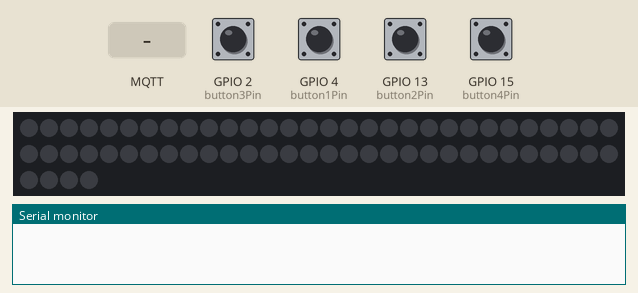
The sketch below on a simulated ESP32. Parts: 64 RGB LEDs in strip order, left to right, continuing on the next row, the last lines printed to the serial monitor. The test bench sets the inputs (shaded band); at power-on: GPIO 2 (button3Pin), GPIO 4 (button1Pin), GPIO 13 (button2Pin), GPIO 15 (button4Pin) HIGH. Dim RGB values are drawn brighter than linear; EEPROM starts erased; no MQTT or app messages arrive unless stated.

Above: at 1.2 s.
1.3 s: MQTT message "1" arrives on the first subscribed topic
At 1.59 s:
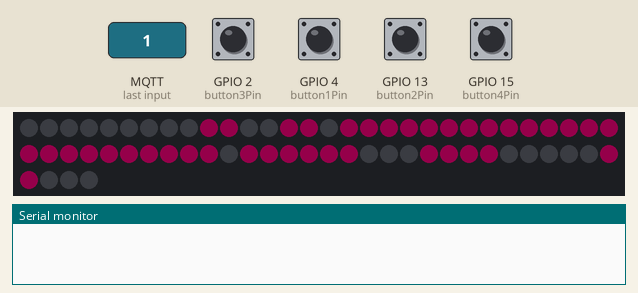
3.4 s: GPIO 2 (button3Pin) pulled LOW for 0.15 s
4.1 s: GPIO 4 (button1Pin) pulled LOW for 1 s
At 4.89 s:
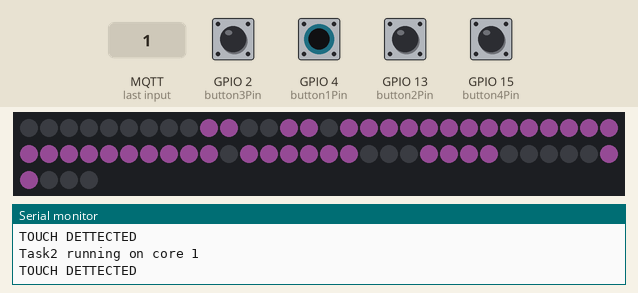
Timing chart, 0 to 7.1 s (numbered marks = the images above; inputs shaded):
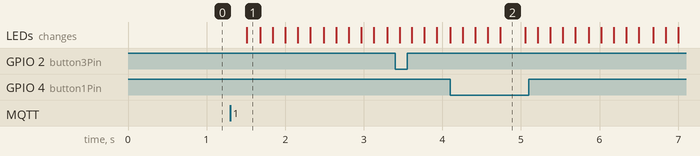

Measured:
- after the input at 1.3 s, the LEDs: change after 0.21 s (image 1)

The sketch:

Server.ino
```cpp
/*
  SimpleMQTTClient.ino
  The purpose of this exemple is to illustrate a simple handling of MQTT and Wifi connection.
  Once it connects successfully to a Wifi network and a MQTT broker, it subscribe to a topic and send a message to it.
  It will also send a message delayed 5 seconds later.
*/
#include <Adafruit_NeoPixel.h>
#include <RunningMedian.h>
#include <EEPROM.h>
#include "EspMQTTClient.h"


Adafruit_NeoPixel strip = Adafruit_NeoPixel(64, 16, NEO_GRB + NEO_KHZ800);

TaskHandle_t buttonSet;

int list_simpleHeart[] = {0, 0, 0, 0, 0, 0, 0, 0, 0, 1, 1, 0, 0, 1, 1, 0, 1, 1, 1, 1, 1, 1, 1, 1, 1, 1, 1, 1, 1, 1, 1, 1, 1, 1, 1, 1, 1, 1, 1, 1, 0, 1, 1, 1, 1, 1, 1, 0, 0, 0, 1, 1, 1, 1, 0, 0, 0, 0, 0, 1, 1, 0, 0, 0};


int currentTime = millis();
const int timeDifference = 1 * 1000;
int lastTime = millis() - timeDifference;

int button1Pin = 4;
RunningMedian button1Data = RunningMedian(4);
int maxButton1Data = 0;
int button1Value = 0;

int button2Pin = 13;
RunningMedian button2Data = RunningMedian(4);
int maxButton2Data = 0;
int button2Value = 0;

int button3Pin = 2;
RunningMedian button3Data = RunningMedian(4);
int maxButton3Data = 0;
int button3Value = 0;

int button4Pin = 15;
RunningMedian button4Data = RunningMedian(4);
int maxButton4Data = 0;
int button4Value = 0;


#define CONFIG_START 32        // position in EEPROM where our first byte gets written
#define CONFIG_VERSION "00002" // version string to let us compare current to whatever is in EEPROM


EspMQTTClient client;

typedef struct {
  char version[6];      // Version of the configuration in EEPROM, used in case we change the struct
  uint8_t debug;        // Debug on yes/no 1/0
  char nodename[32];    // this node name
  char ssid[32];        // WiFi SSID
  char password[64];    // WiFi Password
  char mqttip[32];      // Mosquitto server IP
  uint16_t mqttport;    // Mosquitto port
  char mqttuser[32];    // Mosquitto Username (if needed, or "")
  char mqttpass[64];    // Moqsuitto Password (if needed, or "")
} configuration_t;

configuration_t CONFIGURATION = {
  CONFIG_VERSION,
  1,
  "TestClient",
  "BELL583",
  "71D3FEC214C3",
  "173.230.138.220",
  1883,
  "",
  ""
};


int loadConfig() {
  // validate its the correct version (and therefore the same struct...)
  if (EEPROM.read(CONFIG_START + 0) == CONFIG_VERSION[0] &&
      EEPROM.read(CONFIG_START + 1) == CONFIG_VERSION[1] &&
      EEPROM.read(CONFIG_START + 2) == CONFIG_VERSION[2] &&
      EEPROM.read(CONFIG_START + 3) == CONFIG_VERSION[3] &&
      EEPROM.read(CONFIG_START + 4) == CONFIG_VERSION[4]) {
    // and if so read configuration into struct
    EEPROM.get(CONFIG_START, CONFIGURATION);
    return 1;
  }
  return 0;
}

void saveConfig() {
  EEPROM.put(CONFIG_START, CONFIGURATION);
  EEPROM.commit();
}

void button1AddData() {
  button1Data.add(touchRead(button1Pin)); ;
  if (maxButton1Data < button1Data.getMedian())
    maxButton1Data = button1Data.getMedian();
}

int button1Check() {
  if (button1Data.getMedian() < maxButton1Data - 20) {
    Serial.print("Task2 running on core ");
  Serial.println(xPortGetCoreID());
    button1Value = 1;
    return (1);
  }
  return (0);
}

void button2AddData() {
  button2Data.add(touchRead(button2Pin)); ;
  if (maxButton2Data < button2Data.getMedian())
    maxButton2Data = button2Data.getMedian();
}

int button2Check() {
  if (button2Data.getMedian() < maxButton2Data - 20) {
    button2Value = 1;
    return (1);
  }
  return (0);
}

void button3AddData() {
  button3Data.add(touchRead(button3Pin)); ;
  if (maxButton3Data < button3Data.getMedian())
    maxButton3Data = button3Data.getMedian();
}
int button3Check() {
  if (button3Data.getMedian() < maxButton3Data - 20) {
    button3Value = 1;
    return (1);
  }
  return (0);
}

void button4AddData() {
  button4Data.add(touchRead(button4Pin)); ;
  if (maxButton4Data < button4Data.getMedian())
    maxButton4Data = button4Data.getMedian();
}

int button4Check() {
  if (button4Data.getMedian() < maxButton4Data - 20) {
    button4Value = 1;
    return (1);
  }
  return (0);
}

void buttonSetter(void * parameter) {
  while (1) {
    button1AddData();
    button2AddData();
    button3AddData();
    button4AddData();
    if (millis() - lastTime > timeDifference) {
      if (button1Check() || button2Check() || button3Check() || button4Check()) {
        Serial.println("TOUCH DETTECTED");
        lastTime = millis();
      }
    }
  }
}

void buttonChecks() {
  if (button1Value) {
    button1Value = 0;
    client.publish("mytopic/test2", "button1");
  }
  else if (button2Value) {
    button2Value = 0;
    client.publish("mytopic/test2", "button2");
  }
  else if (button3Value) {
    button3Value = 0;
    client.publish("mytopic/test2", "button3");
  }
  else if (button4Value) {
    button4Value = 0;
    client.publish("mytopic/test2", "button4");
  }
}

void setup()
{
  Serial.begin(115200);
  EEPROM.begin(sizeof(configuration_t) + CONFIG_START);
  if (!loadConfig()) {
    saveConfig();
  }
  // enable debug messages if our configuration tells us to
  if (CONFIGURATION.debug)
    client.enableDebuggingMessages();

  client.setWifiCredentials(CONFIGURATION.ssid, CONFIGURATION.password);
  client.setMqttClientName(CONFIGURATION.nodename);
  client.setMqttServer(CONFIGURATION.mqttip, CONFIGURATION.mqttuser, CONFIGURATION.mqttpass, CONFIGURATION.mqttport);
  EEPROM.end();
  xTaskCreatePinnedToCore(
      buttonSetter, /* Function to implement the task */
      "Buttonset", /* Name of the task */
      10000,  /* Stack size in words */
      NULL,  /* Task input parameter */
      0,  /* Priority of the task */
      &buttonSet,  /* Task handle. */
      0); /* Core where the task should run */
  strip.begin();
  strip.setBrightness(20);
  strip.show(); // Initialize all pixels to 'off'
  // Optionnal functionnalities of EspMQTTClient :
  client.enableHTTPWebUpdater(); // Enable the web updater. User and password default to values of MQTTUsername and MQTTPassword. These can be overrited with enableHTTPWebUpdater("user", "password").
  client.enableLastWillMessage("TestClient/lastwill", "I am going offline");  // You can activate the retain flag by setting the third parameter to true
}

void simpleHeart() {
  int counter = 0;
  for (int f = 0; f < 2; f++) {
    for (int j = 0; j < 256; j++) {
      for (int i = 0; i < strip.numPixels(); i++) {
        buttonChecks();
        if (list_simpleHeart[i]) {
          if (j < 256 / 2 && f == 0) {
            strip.setPixelColor(i, strip.Color(255, j, int(256 / 2)));
          }
          else if (j > 256 / 2 && f == 0) {
            strip.setPixelColor(i, strip.Color(255, int(256 / 2), j));
          }
          else if (j < 256 / 2 && f == 1) {
            strip.setPixelColor(i, strip.Color(255, int(256 / 2), 255 - j));
          }
          else if (j > 256 / 2 && f == 1) {
            strip.setPixelColor(i, strip.Color(255, 256 - j, int(256 / 2)));
          }
        }
      }
      strip.show();
      delay(10);
      counter += 0.01;
    }
  }
  for (int j = 0; j < 255; j++) {
    for (int i = 0; i < strip.numPixels(); i++) {
      buttonChecks();
      if (list_simpleHeart[i]) {
        strip.setPixelColor(i, strip.Color(255 - j, 0, int(256 / 2 - j / 2)));
      }
    }
    strip.show();
    delay(10);
  }
}


// This function is called once everything is connected (Wifi and MQTT)
// WARNING : YOU MUST IMPLEMENT IT IF YOU USE EspMQTTClient
void onConnectionEstablished()
{
  // Subscribe to "mytopic/test" and display received message to Serial
  client.subscribe("mytopic/test", [](const String & payload) {
    simpleHeart();
  });

  // Subscribe to "mytopic/wildcardtest/#" and display received message to Serial
  client.subscribe("mytopic/wildcardtest/#", [](const String & topic, const String & payload) {
    Serial.println("(From wildcard) topic: " + topic + ", payload: " + payload);
  });

}


void loop()
{
  client.loop();
  buttonChecks();
}
```
